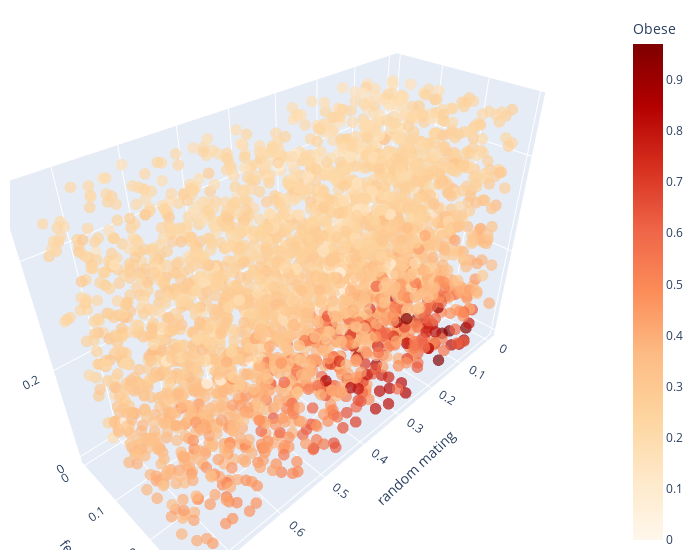

The notebook cell saved with this chart:
### Code cell
fig = px.scatter_3d(df, x='random_mating', y='fertility_factor', z='leakage',
              color='g4', color_continuous_scale = px.colors.sequential.OrRd)

fig.update_traces(marker=dict(size=4, opacity = 0.7),
                  selector=dict(mode='markers'))
fig.update_layout(scene = dict(
                    xaxis_title='random mating',
                    yaxis_title='fertility',
                    zaxis_title='leakage'),
                    width=700,
                    margin=dict(r=20, b=10, l=10, t=10), 
                    coloraxis_colorbar=dict(title="Obese")
                    )
fig.show()

### Figure 1 — Plotly figure (JSON) as saved in the notebook; plotly's stock layout.template omitted (floating-point values rounded to 4 significant figures; data arrays with more than 128 entries replaced by an {"elided": "..."} marker saying what was removed)
{"data": [{"hovertemplate": "random_mating=%{x}<br>fertility_factor=%{y}<br>leakage=%{z}<br>g4=%{marker.color}<extra></extra>", "legendgroup": "", "marker": {"color": {"elided": "3000 float values"}, "coloraxis": "coloraxis", "opacity": 0.7, "size": 4, "symbol": "circle"}, "mode": "markers", "name": "", "scene": "scene", "showlegend": false, "type": "scatter3d", "x": {"elided": "3000 float values"}, "y": {"elided": "3000 float values"}, "z": {"elided": "3000 float values"}}], "layout": {"coloraxis": {"colorbar": {"title": {"text": "Obese"}}, "colorscale": [[0, "rgb(255,247,236)"], [0.125, "rgb(254,232,200)"], [0.25, "rgb(253,212,158)"], [0.375, "rgb(253,187,132)"], [0.5, "rgb(252,141,89)"], [0.625, "rgb(239,101,72)"], [0.75, "rgb(215,48,31)"], [0.875, "rgb(179,0,0)"], [1, "rgb(127,0,0)"]]}, "legend": {"tracegroupgap": 0}, "margin": {"b": 10, "l": 10, "r": 20, "t": 10}, "scene": {"domain": {"x": [0, 1], "y": [0, 1]}, "xaxis": {"title": {"text": "random mating"}}, "yaxis": {"title": {"text": "fertility"}}, "zaxis": {"title": {"text": "leakage"}}}, "width": 700}}
